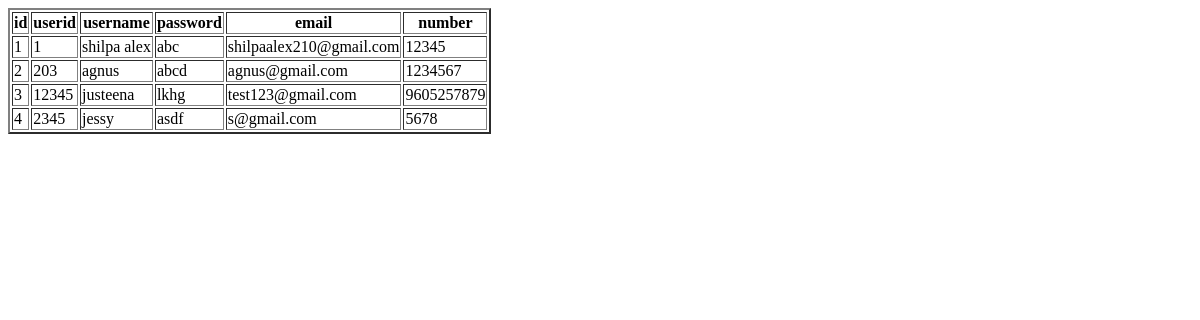
/users, run on an earlier commit of the app's database.
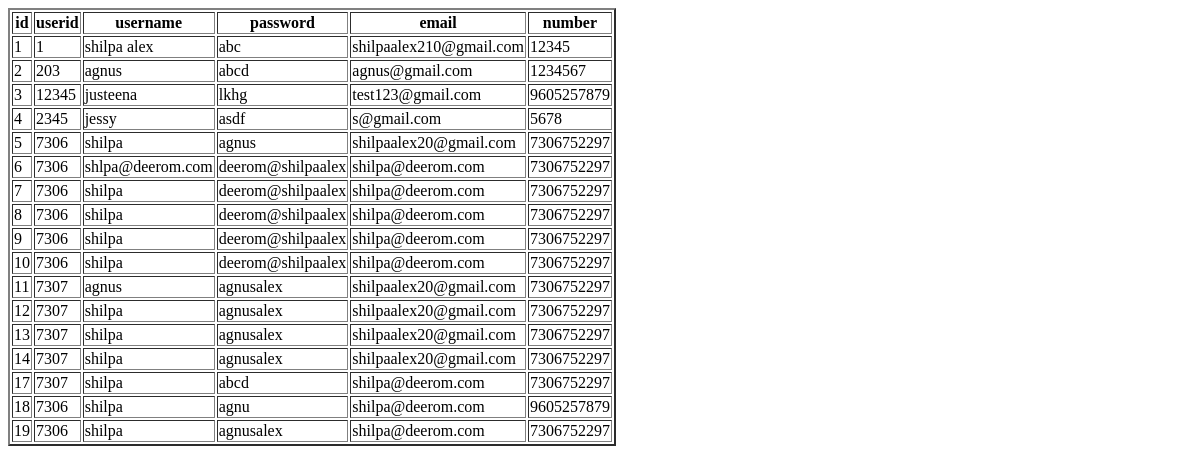
And on a later commit of the database.
### app.py (models this page shows, shortened)
class register(db.Model):
	id = db.Column(db.Integer,unique=True,primary_key=True)
	userid = db.Column(db.Integer,  nullable=False)
	username=db.Column(db.String(30),  nullable=False)
	password = db.Column(db.String(30),  nullable=False)
	email=db.Column(db.String(30),  nullable=False)
	number=db.Column(db.Integer)

### app.py (the view)
@app.route('/users')
def users():
	details= register.query.all()
	return render_template("users.html",user=details)

### templates/users.html (shortened to what this page needs)
<!DOCTYPE html>
<html>
<head>
</head>
<body>
<form action="/users" method="POST">
<table border='2'>
  <tr>
    <th>id</th>
    <th>userid</th>
    <th>username</th>
    <th>password</th>
    <th>email</th>
    <th>number</th>
  </tr>
{% for users in user %}
<tr>
<td>{{users.id}}</td>
<td>{{users.userid}}</td>
<td>{{users.username}}</td>
<td>{{users.password}}</td>
<td>{{users.email}}</td>
<td>{{users.number}}</td>
</tr>
{% endfor %}
</form>
</body>
</html>

What changed in the data, as far as the page shows it:
added register: id "5", userid "7306", username "shilpa", password "agnus", email "shilpaalex20@gmail.com", number "7306752297"
added register: id "6", userid "7306", username "shlpa@deerom.com", password "deerom@shilpaalex", email "shilpa@deerom.com", number "7306752297"
added register: id "7", userid "7306", username "shilpa", password "deerom@shilpaalex", email "shilpa@deerom.com", number "7306752297"
added register: id "8", userid "7306", username "shilpa", password "deerom@shilpaalex", email "shilpa@deerom.com", number "7306752297"
added register: id "9", userid "7306", username "shilpa", password "deerom@shilpaalex", email "shilpa@deerom.com", number "7306752297"
added register: id "10", userid "7306", username "shilpa", password "deerom@shilpaalex", email "shilpa@deerom.com", number "7306752297"
added register: id "11", userid "7307", username "agnus", password "agnusalex", email "shilpaalex20@gmail.com", number "7306752297"
added register: id "12", userid "7307", username "shilpa", password "agnusalex", email "shilpaalex20@gmail.com", number "7306752297"
added register: id "13", userid "7307", username "shilpa", password "agnusalex", email "shilpaalex20@gmail.com", number "7306752297"
added register: id "14", userid "7307", username "shilpa", password "agnusalex", email "shilpaalex20@gmail.com", number "7306752297"
added register: id "17", userid "7307", username "shilpa", password "abcd", email "shilpa@deerom.com", number "7306752297"
added register: id "18", userid "7306", username "shilpa", password "agnu", email "shilpa@deerom.com", number "9605257879"
added register: id "19", userid "7306", username "shilpa", password "agnusalex", email "shilpa@deerom.com", number "7306752297"
